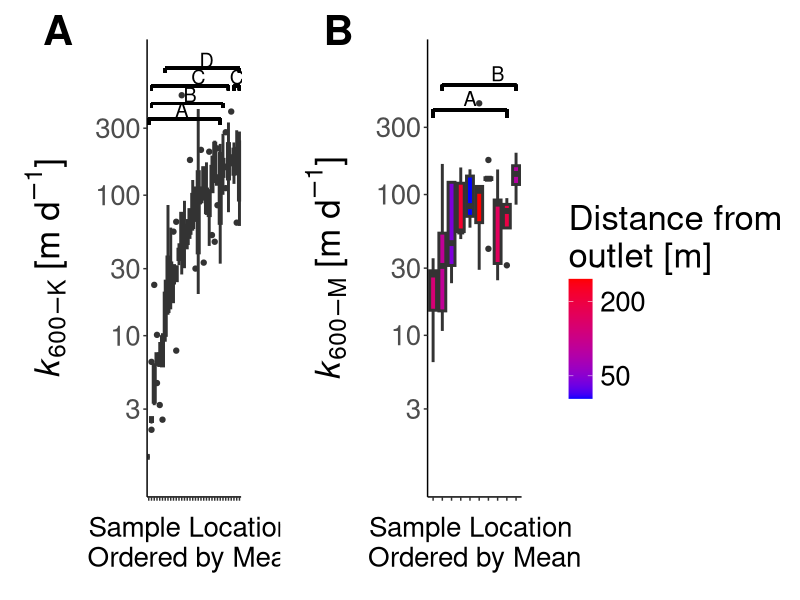

Recreate this plot in R.
#Whitmore_et_al_2021
#fig5

library(here)
library(ggplot2)
library(ggpubr)

###############
###FIGURE 5####
###############

KinK600 <-  read.csv(here::here("data/Synoptic_Kin600.csv"))
KinK600$dist.as.charakter <- round(KinK600$dist.m, digits=1)
KinK600$dist.as.charakter <- as.character(KinK600$dist.as.charakter)

synoptic.df <- read.csv(here::here("data/Synoptic_Km600.csv"))
synoptic.df$dist.asCharakter <- as.character(synoptic.df$dist.m.AVE)
#get rid of na AND keffective negative value
synoptic.df_subset <- na.omit(synoptic.df)
synoptic.df <- subset(synoptic.df, DOY !=  210)

#Side by side boxplots of synop locations sorted by distance

box.kin <- ggplot(KinK600, aes(x = reorder(dist.as.charakter, K600.eq1, FUN = median), y = K600.eq1, fill=dist.m)) +
  geom_boxplot(size=1)

plot1.kin <- box.kin  + scale_y_log10(limits = c(1,915),breaks = c(3, 10, 30, 100, 300))+
  scale_fill_continuous(breaks = c(50,200), labels = c("50","200"), low="blue", high="red") +
  ylab(expression(paste(italic('k')[600-K] ," [m ", d^-1,"]"))) +
  xlab("Sample Location \nOrdered by Mean") +
  theme_classic()+
  theme(axis.title.x = element_text(size = 20, vjust=-1.0),
        axis.text.x= element_blank()) +
  theme(axis.title.y = element_text(size = 25, vjust=3.0),
        axis.text.y= element_text(size= 20)) +
  theme(legend.title=element_text(size=25)) +
  theme(legend.text=element_text(size=20))+
  labs(fill="Distance from \noutlet [m]") +
  
  theme(plot.margin=unit(c(1,1,1,1),"cm")) +
  
  annotate("text", x = "140.6", y = 400, colour = "black", label = "", size = 5) +
  annotate("text", x = "17", y = 350, colour = "black", label = "", size = 5) +
  annotate("text", x = "34.3", y = 350, colour = "black", label = "", size = 5) +
  annotate("text", x = "51.5", y = 350, colour = "black", label = "", size = 5) +
  annotate("text", x = "37.4", y = 350, colour = "black", label = "", size = 5) +
  annotate("text", x = "12.3", y = 350, colour = "black", label = "", size = 5) +
  annotate("text", x = "47.6", y = 350, colour = "black", label = "", size = 5) +
  annotate("text", x = "25.5", y = 350, colour = "black", label = "", size = 5) +
  annotate("text", x = "56.2", y = 350, colour = "black", label = "", size = 5) +
  annotate("text", x = "4", y = 300, colour = "black", label = "", size = 5)+
  annotate("text", x = "143.7", y = 400, colour = "black", label = "", size = 5) +
  annotate("text", x = "184.1", y = 350, colour = "black", label = "", size = 5) +
  annotate("text", x = "131.8", y = 408, colour = "black", label = "A", size = 5) +
  annotate("text", x = "208.2", y = 350, colour = "black", label = "", size = 5) +
  annotate("text", x = "63.7", y = 400, colour = "black", label = "", size = 5) +
  annotate("text", x = "169.9", y = 520, colour = "black", label = "B", size = 5) +
  annotate("text", x = "81.9", y = 350, colour = "black", label = "", size = 5) +
  annotate("text", x = "225.5", y = 350, colour = "black", label = "", size = 5) +
  annotate("text", x = "154.8", y = 695, colour = "black", label = "C", size = 5) +
  annotate("text", x = "245.2", y = 300, colour = "black", label = "", size = 5)+
  annotate("text", x = "67", y = 350, colour = "black", label = "", size = 5) +
  annotate("text", x = "217.6", y = 915, colour = "black", label = "D", size = 5) +
  annotate("text", x = "124.2", y = 350, colour = "black", label = "", size = 5) +
  annotate("text", x = "204.1", y = 350, colour = "black", label = "", size = 5) +
  annotate("text", x = "129", y = 350, colour = "black", label = "", size = 5) +
  annotate("text", x = "240.1", y = 350, colour = "black", label = "", size = 5) +
  annotate("text", x = "75.9", y = 350, colour = "black", label = "", size = 5) +
  annotate("text", x = "228.2", y = 350, colour = "black", label = "", size = 5) +
  annotate("text", x = "102.8", y = 350, colour = "black", label = "", size = 5) +
  annotate("text", x = "194.9", y = 300, colour = "black", label = "", size = 5)+
  annotate("text", x = "94.1", y = 350, colour = "black", label = "", size = 5) +
  annotate("text", x = "87.7", y = 350, colour = "black", label = "", size = 5) +
  annotate("text", x = "178.7", y = 695, colour = "black", label = "C", size = 5) +
  annotate("text", x = "161.9", y = 350, colour = "black", label = "", size = 5) +
  
  geom_segment(aes(x = "140.6", y = 350, xend = "75.9", yend = 350), size= 1) +
  geom_segment(aes(x = "140.6", y = 350, xend = "140.6", yend = 320), size= 1) +
  geom_segment(aes(x = "75.9", y = 350, xend = "75.9", yend = 320), size= 1) +
  geom_segment(aes(x = "17", y = 450, xend = "228.2", yend = 450), size= 1) +
  geom_segment(aes(x = "17", y = 450, xend = "17", yend = 418), size= 1) +
  geom_segment(aes(x = "228.2", y = 450, xend = "228.2", yend = 418), size= 1) +
  geom_segment(aes(x = "17", y = 600, xend = "194.9", yend = 600), size= 1) +
  geom_segment(aes(x = "17", y = 600, xend = "17", yend = 560), size= 1) +
  geom_segment(aes(x = "194.9", y = 600, xend = "194.9", yend = 560), size= 1) +
  geom_segment(aes(x = "87.7", y = 600, xend = "161.9", yend = 600), size= 1) +
  geom_segment(aes(x = "87.7", y = 600, xend = "87.7", yend = 560), size= 1) +
  geom_segment(aes(x = "161.9", y = 600, xend = "161.9", yend = 560), size= 1) +
  geom_segment(aes(x = "47.6", y = 800, xend = "161.9", yend = 800), size= 1) +
  geom_segment(aes(x = "47.6", y = 800, xend = "47.6", yend = 750), size= 1) +
  geom_segment(aes(x = "161.9", y = 800, xend = "161.9", yend = 750), size= 1)


box2.eff <- ggplot(synoptic.df, aes(x = reorder(dist.asCharakter, K600.effective, FUN = median), y = K600.effective, fill=dist.m.AVE)) +
  geom_boxplot(size=1)

plot2.eff <- box2.eff + theme_classic()  + scale_y_log10(limits = c(1,900),breaks = c(3, 10, 30, 100, 300))+
  scale_fill_gradient(low="blue", high="red")+
  ylab(expression(paste(italic('k')[600-M] ," [m ", d^-1,"]"))) +
  xlab("Sample Location \nOrdered by Mean") +
  theme_classic()+
  theme(axis.title.x = element_text(size = 20, vjust=-1.0),
        axis.text.x= element_blank()
  ) +
  theme(axis.title.y = element_text(size = 25, vjust=3.0),
        axis.text.y= element_text(size= 20)) +
  theme(legend.title=element_text(size=25)) +
  theme(legend.text=element_text(size=20))+
  theme(
    legend.box.background = element_rect(color="black", size=1),
    legend.box.margin = margin(1, 1, 1, 1))  +
  labs(fill="Distance from \noutlet [m]") +
  theme(plot.margin=unit(c(1,1,1,1),"cm")) +
  
  annotate("text", x = "143.7", y = 400, colour = "black", label = "", size = 7) +
  annotate("text", x = "0", y = 480, colour = "black", label = "A", size = 5) +
  annotate("text", x = "245.2", y = 400, colour = "black", label = "", size = 7) +
  annotate("text", x = "169.9", y = 720, colour = "black", label = "B", size = 5) +
  annotate("text", x = "194.9", y = 400, colour = "black", label = "", size = 7) + 
  
  geom_segment(aes(x = "143.7", y = 400, xend = "194.9", yend = 400), size= 1) +
  geom_segment(aes(x = "143.7", y = 400, xend = "143.7", yend = 350), size= 1) +
  geom_segment(aes(x = "194.9", y = 400, xend = "194.9", yend = 350), size= 1) +
  geom_segment(aes(x = "107.8", y = 600, xend = "94.1", yend = 600), size= 1) +
  geom_segment(aes(x = "107.8", y = 600, xend = "107.8", yend = 550), size= 1) +
  geom_segment(aes(x = "94.1", y = 600, xend = "94.1", yend = 550), size= 1) 

## Final plots
g.5 <- ggarrange(plot1.kin, plot2.eff, ncol = 2, labels = c("A", "B"), 
                 font.label = list(size = 30, color = "black", face = "bold", family = NULL),
                 label.x = .1,label.y = 1,
                 align="h", common.legend = TRUE,
                 legend = "right")

pdf(here::here("figs/Fig5.pdf"),
    width = 13,
    height = 6)
g.5
dev.off()
